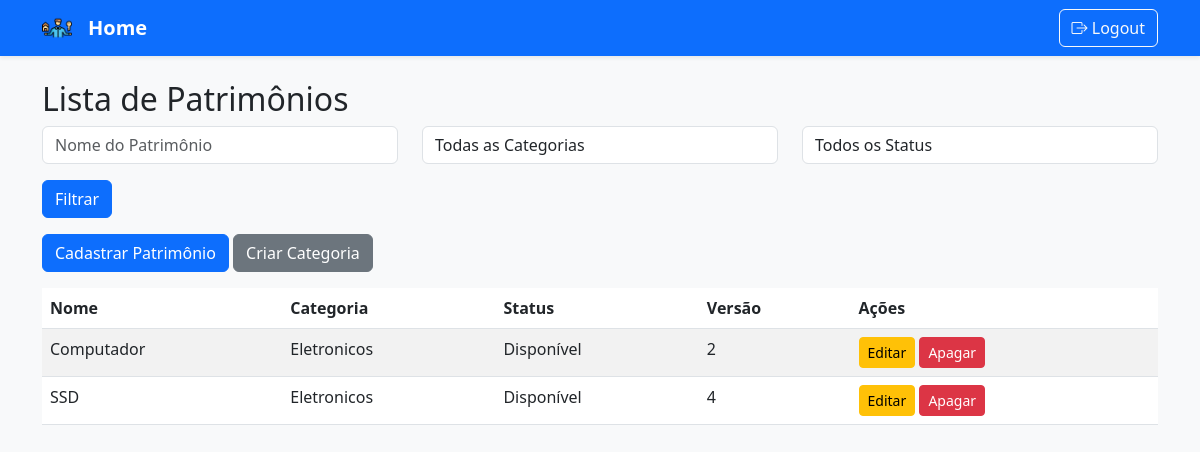
/admin/listagem (signed in), run on the app's committed database.
### backend/models.py (models this page shows)
class Patrimonio(db.Model):
    id = db.Column(db.Integer, primary_key=True)
    nome = db.Column(db.String(50), nullable=False)
    categoria_id = db.Column(db.Integer, db.ForeignKey('categoria.id'), nullable=False)
    categoria = db.relationship('Categoria', backref=db.backref('patrimonios', lazy=True))
    status = db.Column(db.String(20))
    versao = db.Column(db.Integer, nullable=False, default=1)
    ativo = db.Column(db.Boolean, default=True)  # Indica se a versão está ativa
    funcionario_id = db.Column(db.Integer, db.ForeignKey('funcionario.id'), nullable=True)
    funcionario = db.relationship('Funcionario', back_populates='patrimonios')

class Categoria(db.Model):
    id = db.Column(db.Integer, primary_key=True)
    nome = db.Column(db.String(50), unique=True, nullable=False)

### backend/routes/main_routes.py (the view)
@main.route('/<username>/listagem')
@login_required
def listagem(username):
    if username != current_user.username:
        flash('Acesso restrito.')
        return redirect(url_for('main.index', username=current_user.username))
    query = Patrimonio.query.filter_by(ativo=True)  # Filtra apenas patrimônios ativos
    nome = request.args.get('nome')
    categoria = request.args.get('categoria')
    status = request.args.get('status')
    if nome:
        query = query.filter(Patrimonio.nome.ilike(f'%{nome}%'))
    if categoria:
        query = query.filter(Patrimonio.categoria.has(nome=categoria))
    if status:
        query = query.filter(Patrimonio.status == status)
    patrimonios = query.all()
    categorias = Categoria.query.all()
    return render_template('index.html', patrimonios=patrimonios, categorias=categorias)

### backend/__init__.py (called while the page is built)
def create_app():
    app = Flask(__name__)
    app.config['SECRET_KEY'] = 'sua-chave-secreta'
    app.config['SQLALCHEMY_DATABASE_URI'] = f'sqlite:///{os.path.abspath(os.path.join(os.path.dirname(__file__), "../infra/gerPtrimonio.db"))}'
    db.init_app(app)
    login_manager = LoginManager()
    login_manager.login_view = 'auth.login'
    login_manager.init_app(app)
    @login_manager.user_loader
    def load_user(user_id):
        return User.query.get(int(user_id))
    @app.context_processor
    def inject_user():
        return dict(current_user=current_user)
    from .routes import register_routes
    register_routes(app)
    return app

### backend/models.py (called while the page is built)
    @property
    def is_active(self):
        return self.active

### backend/templates/index.html (shortened to what this page needs)
{% extends "base.html" %}
{% block content %}
<h2>Lista de Patrimônios</h2>
<form method="GET" action="{{ url_for('main.listagem', username=current_user.username) }}" class="mb-3">
    <div class="row">
        <div class="col-md-4">
            <input type="text" name="nome" class="form-control" placeholder="Nome do Patrimônio" value="{{ request.args.get('nome', '') }}">
        </div>
        <div class="col-md-4">
            <select name="categoria" class="form-control">
                <option value="">Todas as Categorias</option>
            </select>
        </div>
        <div class="col-md-4">
            <select name="status" class="form-control">
                <option value="">Todos os Status</option>
            </select>
        </div>
    </div>
    <div class="row mt-3">
        <div class="col-md-12">
            <button type="submit" class="btn btn-primary">Filtrar</button>
        </div>
    </div>
</form>
{% if current_user.cargo in ['Admin', 'Supervisor'] %}
<button class="btn btn-primary mb-3" data-bs-toggle="modal" data-bs-target="#cadastroModal">Cadastrar Patrimônio</button>
<a href="{{ url_for('main.categorias', username=current_user.username) }}" class="btn btn-secondary mb-3">
    Criar Categoria
</a>
{% endif %}
<table id="patrimonioTable" class="table table-striped">
    <thead>
        <tr>
            <th>Nome</th>
            <th>Categoria</th>
            <th>Status</th>
            <th>Versão</th>
            <th>Ações</th>
        </tr>
    </thead>
    <tbody>
        {% for patrimonio in patrimonios %}
        <tr>
            <td>{{ patrimonio.nome }}</td>
            <td>{{ patrimonio.categoria.nome }}</td>
            <td>{{ patrimonio.status }}</td>
            <td>{{ patrimonio.versao }}</td>
            <td>
                {% if current_user.cargo in ['Admin', 'Supervisor'] %}
                <button class="btn btn-warning btn-sm" data-bs-toggle="modal" data-bs-target="#editarModal"
                        data-id="{{ patrimonio.id }}"
                        data-nome="{{ patrimonio.nome }}"
                        data-categoria="{{ patrimonio.categoria_id }}"
                        data-status="{{ patrimonio.status }}">
                    Editar
                </button>
                <form method="POST" action="{{ url_for('main.apagar', username=current_user.username, id=patrimonio.id) }}" style="display:inline;">
                    <button type="submit" class="btn btn-danger btn-sm">Apagar</button>
                </form>
                {% endif %}
            </td>
        </tr>
        {% endfor %}
    </tbody>
</table>
{% endblock %}

### data on the page
Patrimonio: nome "Computador", categoria.nome "Eletronicos", status "Disponível", versao "2"
Patrimonio: nome "SSD", categoria.nome "Eletronicos", status "Disponível", versao "4"
